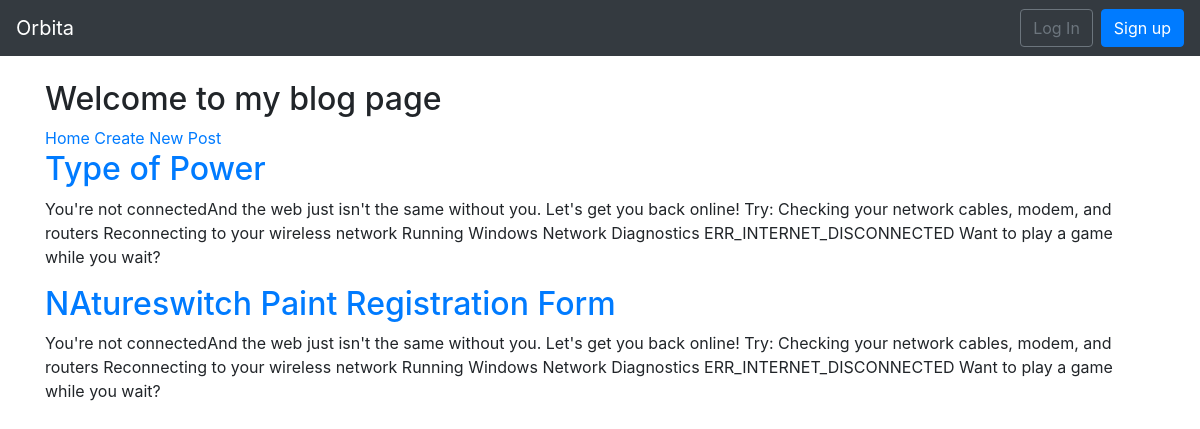
The page /blog/ on the database as committed earlier.
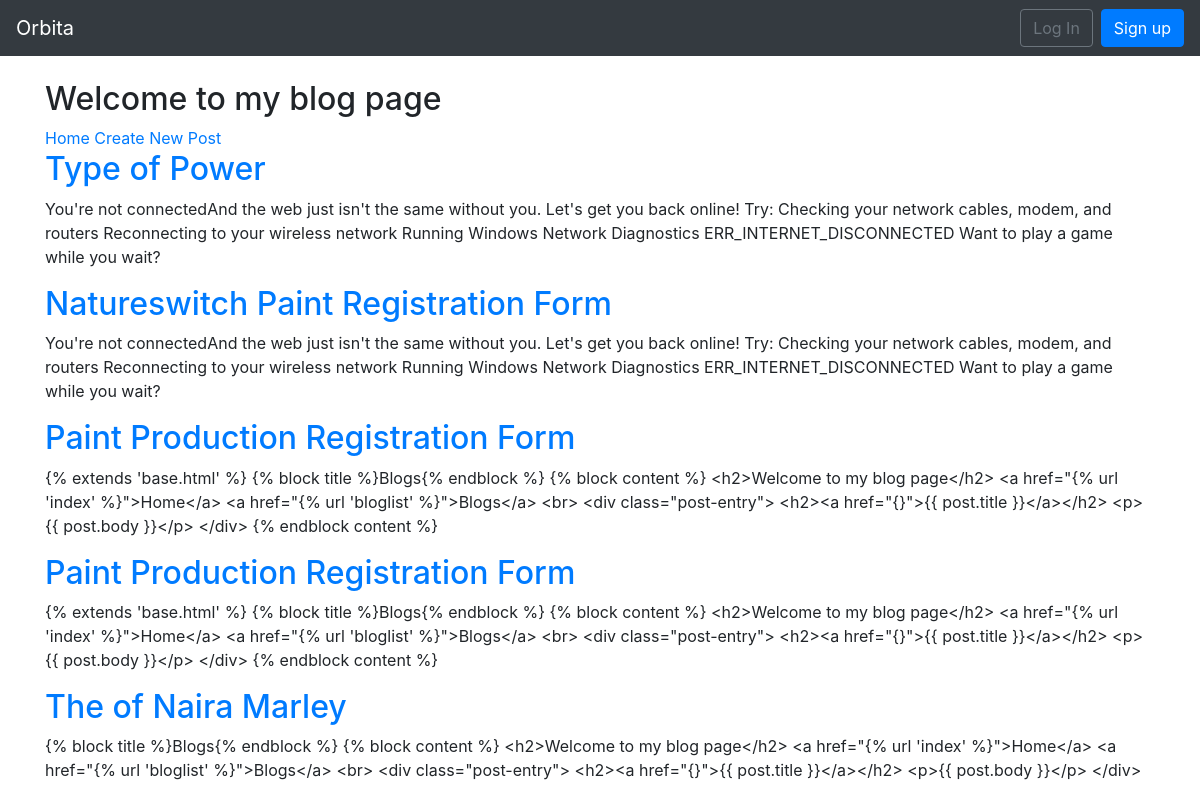
The same page on the database as committed later.
### blog/models.py (models this page shows, shortened)
class Post(models.Model):
	author = models.ForeignKey(get_user_model(), on_delete=models.CASCADE, related_name='posts')
	title = models.CharField(max_length=200)
	body = models.TextField()
	created = models.DateTimeField(auto_now_add=True)
	updated = models.DateTimeField(auto_now=True)

### blog/views.py (the view)
# urls.py: path('', views.BlogListView.as_view(), name='post_list'),
class BlogListView(ListView):
	model = Post
	context_object_name = 'posts'
	template_name = 'blog/post_list.html'

### templates/blog/post_list.html (shortened to what this page needs)
{% extends 'base.html' %}
{% block content %}
<h2>Welcome to my blog page</h2>
<a href="{% url 'index' %}">Home</a>
<a href="{% url 'post_new' %}">Create New Post</a>
<br>
	{% for post in posts %}
		<div class="post-entry">
			<h2><a href="{% url 'post_detail' post.pk %}">{{ post.title }}</a></h2>
			<p>{{ post.body }}</p>
		</div>
	{% endfor %}
{% endblock content %}

### templates/base.html (shortened to what this page needs)
{% load static %}
<!DOCTYPE html>
<html lang="en">
	<head>
		<link rel="stylesheet" href="https://stackpath.bootstrapcdn.com/bootstrap/4.1.3/css/bootstrap.min.css">
	</head>
	<body>
		<nav class="navbar navbar-expand-md navbar-dark bg-dark mb-4">
		<a class="navbar-brand" href="{% url 'index' %}">Orbita</a>
		<div class="collapse navbar-collapse" id="navbarCollapse">
		{% if user.is_authenticated %}
		<ul class="navbar-nav ml-auto">
			<li class="nav-item">
				<a class="nav-link dropdown-toggle" href="#" id="userMenu" data-toggle="dropdown" aria-haspopup="true" aria-expanded="false">{{ user.username }}
				</a>
				<div class="dropdown-menu dropdown-menu-right" aria-labelledby="userMenu">
					<a class="dropdown-item" href="{% url 'password_change'%}">Change password</a>
						<div class="dropdown-divider"></div>
					<a class="dropdown-item" href="{% url 'logout' %}">Log Out</a>
				</div>
			</li>
		</ul>
		{% else %}
			<form class="form-inline ml-auto">
				<a href="{% url 'login' %}" class="btn btn-outline-secondary">Log In</a>
				<a href="{% url 'signup' %}" class="btn btn-primary ml-2">Sign up</a>
			</form>
		{% endif %}
		</div>
		</nav>
		<div class="container">
			{% block content %}
			{% endblock content %}
		</div>
	</body>
</html>

Rows that differ between the two databases and show on the page:
changed Post: title "NAtureswitch Paint Registration Form" → "Natureswitch Paint Registration Form"
added Post: title "Paint Production Registration Form", body "{% extends 'base.html' %} {% block title %}Blogs{% endblock %} {% block content %} <h2>Welcome to my blog page</h2> <a href=\"{% url 'index' %}\">Home</a> <a href=\"{% url 'bloglist' %}\">Blogs</a> <br> <div class=\"post-entry\"> <h2><a href=\"{}\">{{ post.title }}</a></h2> <p>{{ post.body }}</p> </div> {% endblock content %}"
added Post: title "Paint Production Registration Form", body "{% extends 'base.html' %} {% block title %}Blogs{% endblock %} {% block content %} <h2>Welcome to my blog page</h2> <a href=\"{% url 'index' %}\">Home</a> <a href=\"{% url 'bloglist' %}\">Blogs</a> <br> <div class=\"post-entry\"> <h2><a href=\"{}\">{{ post.title }}</a></h2> <p>{{ post.body }}</p> </div> {% endblock content %}"
added Post: title "The of Naira Marley", body "{% block title %}Blogs{% endblock %} {% block content %} <h2>Welcome to my blog page</h2> <a href=\"{% url 'index' %}\">Home</a> <a href=\"{% url 'bloglist' %}\">Blogs</a> <br> <div class=\"post-entry\"> <h2><a href=\"{}\">{{ post.title }}</a></h2> <p>{{ post.body }}</p> </div>"
